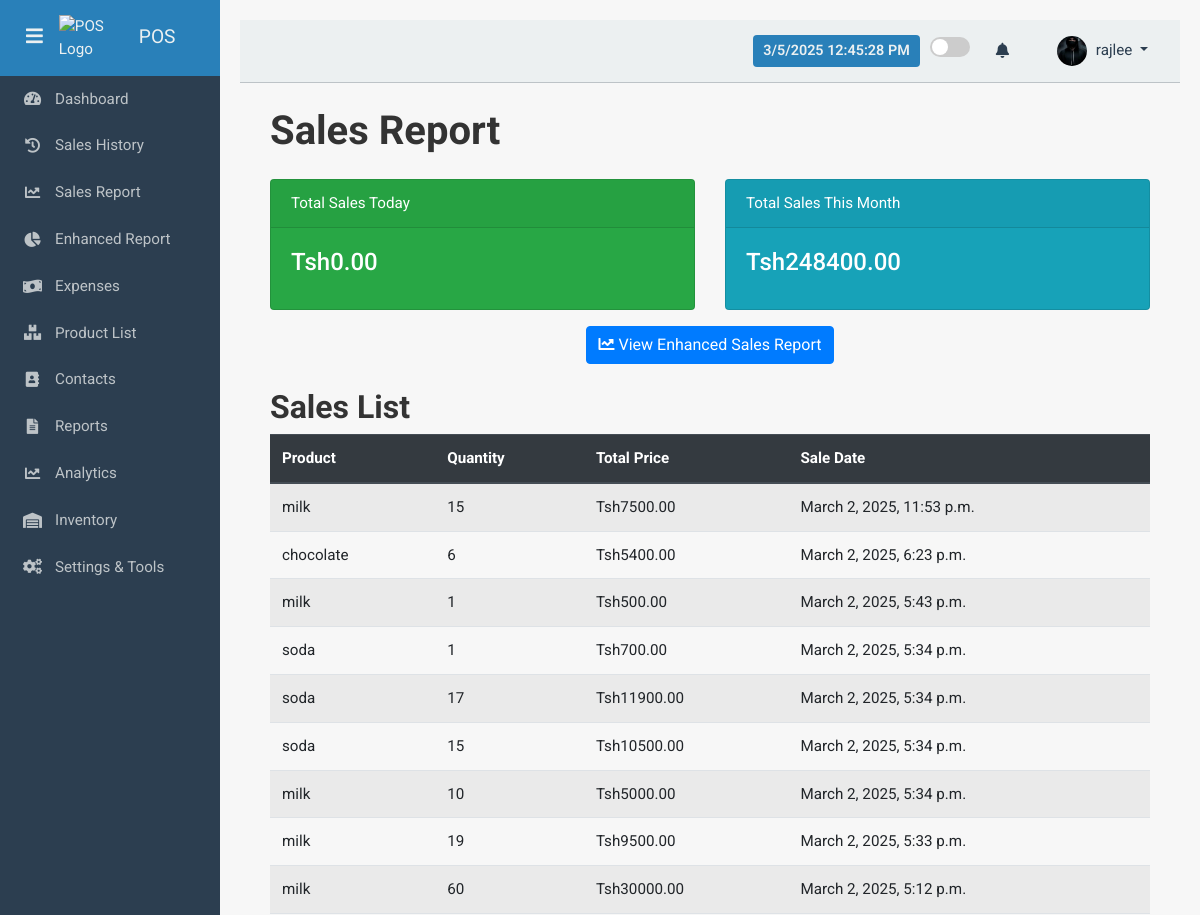
/sales_report/ (signed in, upper part), run on an earlier commit of the app's database.
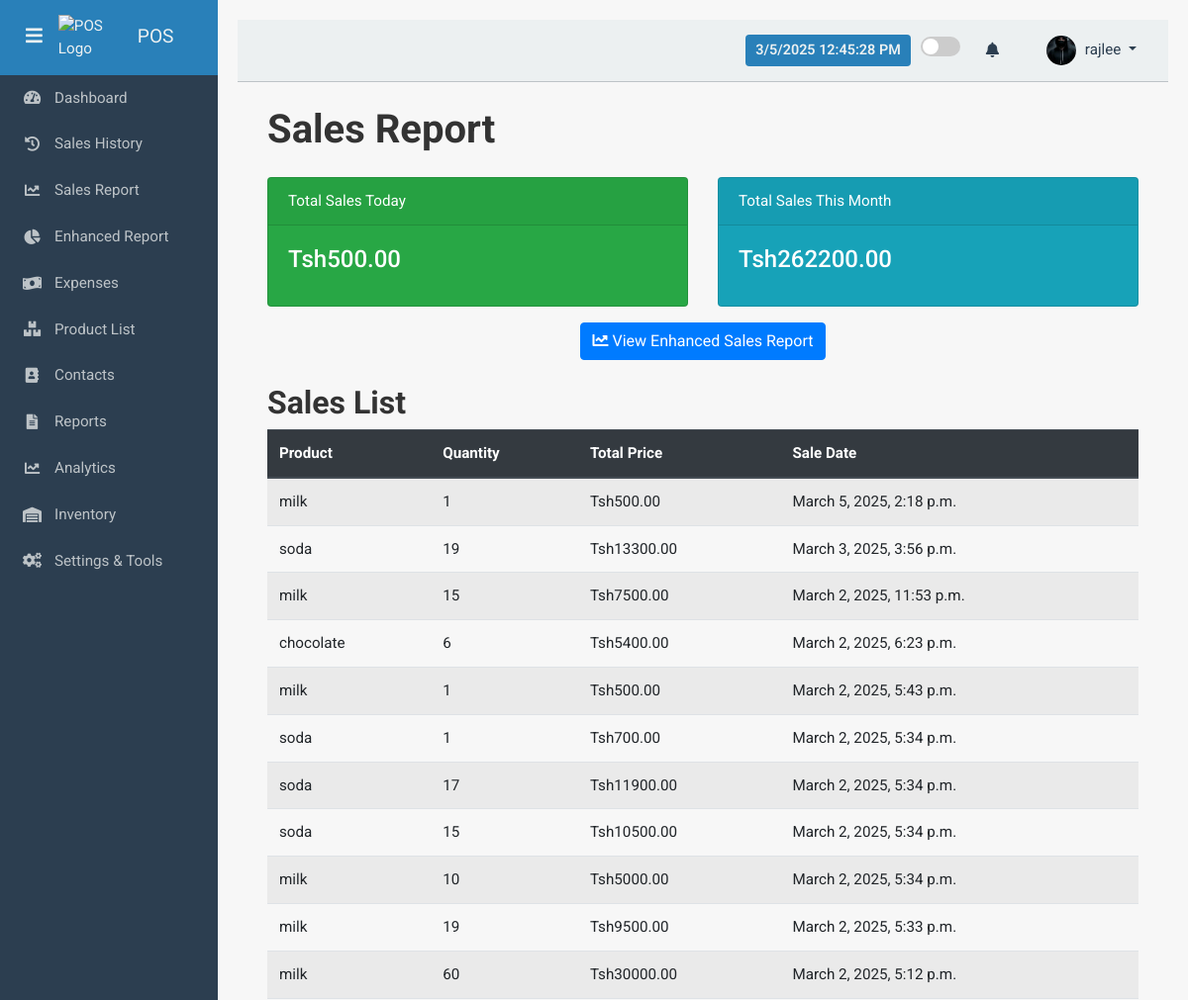
And on a later commit of the database.
### pos/models.py (models this page shows, shortened)
class Sale(models.Model):
    customer = models.ForeignKey(
        Customer, null=True, blank=True, on_delete=models.SET_NULL
    )
    product = models.ForeignKey(
        Product, on_delete=models.CASCADE, null=True, blank=True
    )
    quantity = models.PositiveIntegerField(null=True, blank=True)
    total_price = models.DecimalField(
        max_digits=10, decimal_places=2, blank=True, null=True
    )
    total_amount = models.DecimalField(
        max_digits=10, decimal_places=2, blank=True, null=True
    )
    payment_method = models.CharField(
        max_length=50,
        choices=[
            ("cash", "Cash"),
            ("card", "Card"),
            ("mobile_money", "Mobile Money")
        ],
    )
    date = models.DateTimeField(auto_now_add=True)
    cashier = models.ForeignKey(User, on_delete=models.CASCADE)
    def print_receipt_link(self):
        if self.id:
            url = reverse("generate_receipt", args=[self.id])
            return format_html(
                '<a class="button" href="{}" target="_blank">Print Receipt</a>', url
            )
        return "-"
    print_receipt_link.short_description = "Print Receipt"

class Product(models.Model):
    name = models.CharField(max_length=255)
    category = models.ForeignKey(
        Category, on_delete=models.SET_NULL, null=True, blank=True
    )
    description = models.TextField(blank=True)
    price = models.DecimalField(max_digits=10, decimal_places=2)
    image = models.ImageField(upload_to='products/', blank=True, null=True)
    stock = models.PositiveIntegerField(default=0)
    barcode = models.CharField(max_length=50, unique=True, blank=True)
    supplier = models.ForeignKey(
        Supplier, on_delete=models.SET_NULL, null=True, blank=True
    )
    expiration_date = models.DateField(null=True, blank=True)
    reorder_level = models.IntegerField(default=10)  # Low stock alert

### pos/views.py (the view)
# urls.py: path('sales_report/', views.sales_report, name='sales_report'),
def sales_report(request):
    today = timezone.localtime(timezone.now()).date()
    first_of_month = today.replace(day=1)
    last_of_month = today.replace(day=28) + timedelta(days=4)
    last_of_month = last_of_month - timedelta(days=last_of_month.day)
    total_sales_today = Sale.objects.filter(date__date=today).aggregate(Sum('total_price'))['total_price__sum'] or 0
    total_sales_month = Sale.objects.filter(date__date__gte=first_of_month, date__date__lte=last_of_month).aggregate(Sum('total_price'))['total_price__sum'] or 0
    sales = Sale.objects.all().order_by('-date')
    total_sales = Sale.objects.aggregate(total_price_sum=Sum('total_price'))['total_price_sum'] or 0
    return render(request, 'pos/sales_report.html', {
        'sales': sales,
        'total_sales': total_sales,
        'total_sales_today': total_sales_today,
        'total_sales_month': total_sales_month
    })

### pos/context_processors.py (called while the page is built)
def notifications_context(request):
    if request.user.is_authenticated:
        unread_notifications = Notification.objects.filter(
            user=request.user,
            is_read=False
        ).order_by('-created_at')
        return {
            'unread_notifications': unread_notifications,
            'unread_count': unread_notifications.count(),
        }
    return {}

### pos/templates/pos/sales_report.html (shortened to what this page needs)
{% extends "base.html" %}
{% block content %}
<div class="container mt-4">
    <h1 class="mb-4">Sales Report</h1>
    <div class="row">
        <div class="col-md-6 mb-3">
            <div class="card text-white bg-success">
                <div class="card-header">Total Sales Today</div>
                <div class="card-body">
                    <h4 class="card-title">Tsh{{ total_sales_today|floatformat:2 }}</h4>
                </div>
            </div>
        </div>
        <div class="col-md-6 mb-3">
            <div class="card text-white bg-info">
                <div class="card-header">Total Sales This Month</div>
                <div class="card-body">
                    <h4 class="card-title">Tsh{{ total_sales_month|floatformat:2 }}</h4>
                </div>
            </div>
        </div>
    </div>
    <div class="text-center mb-4">
        <a href="{% url 'enhanced_sales_report' %}" class="btn btn-primary">
            <i class="fas fa-chart-line"></i> View Enhanced Sales Report
        </a>
    </div>
    <h2 class="mt-4">Sales List</h2>
    <table class="table table-striped table-hover">
        <thead class="thead-dark">
            <tr>
                <th>Product</th>
                <th>Quantity</th>
                <th>Total Price</th>
                <th>Sale Date</th>
            </tr>
        </thead>
        <tbody>
            {% for sale in sales %}
            <tr>
                <td>{{ sale.product.name }}</td>
                <td>{{ sale.quantity }}</td>
                <td>Tsh{{ sale.total_price }}</td>
                <td>{{ sale.date }}</td>
            </tr>
            {% empty %}
            <tr>
                <td colspan="4" class="text-center">No sales data available.</td>
            </tr>
            {% endfor %}
        </tbody>
    </table>
</div>
{% endblock %}

What changed in the data, as far as the page shows it:
added Sale: product.name "milk", quantity "1", total_price "500.00", date "March 5, 2025, 2:18 p.m."
added Sale: product.name "soda", quantity "19", total_price "13300.00", date "March 3, 2025, 3:56 p.m."
Also different on the page:
{{ total_sales_today|floatformat:2 }}: "0.00" → "500.00"
{{ total_sales_month|floatformat:2 }}: "248400.00" → "262200.00"
